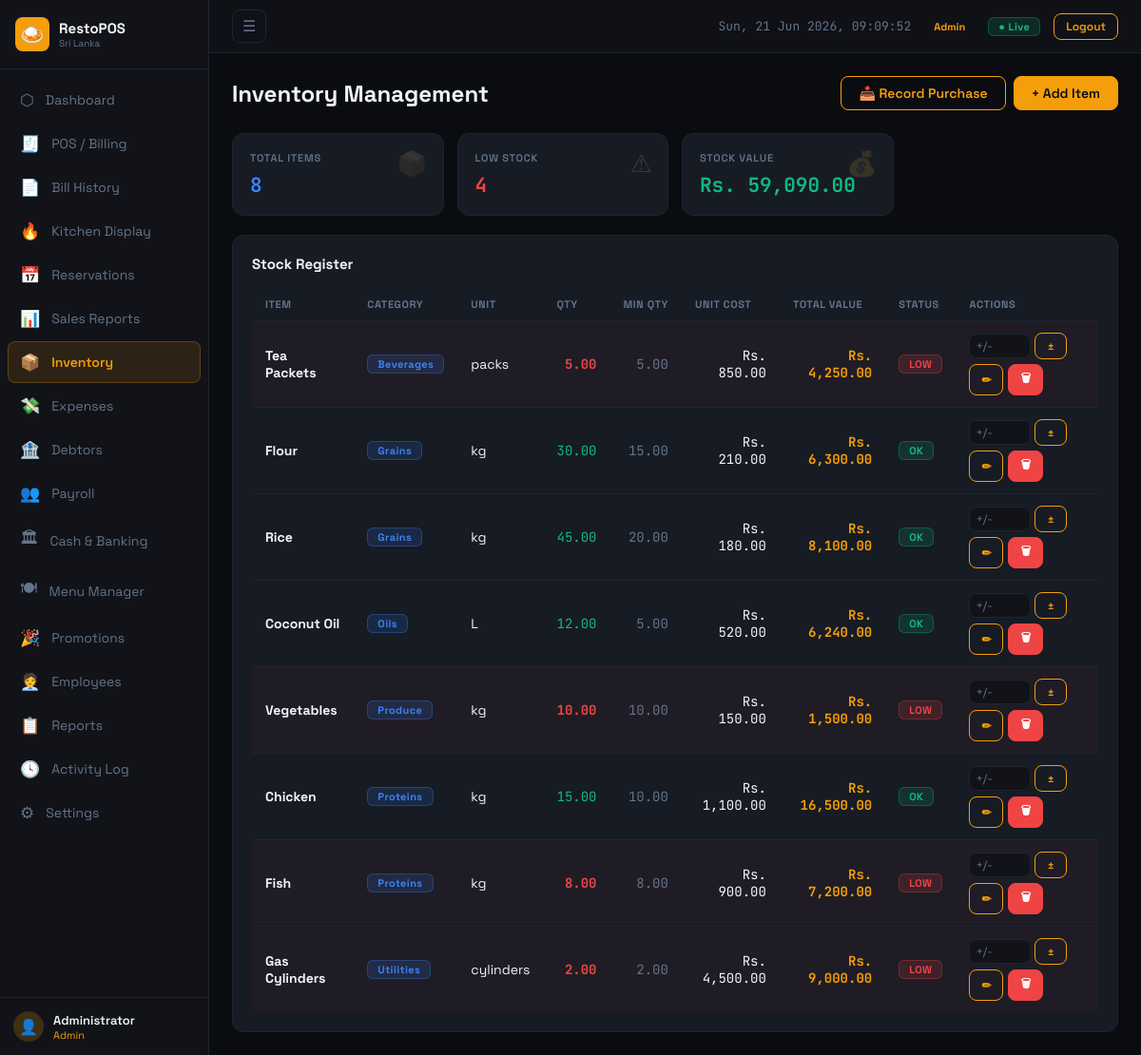
Screenshot of /modules/inventory.php (signed in) with the database file from the repository.
### tables this page shows
CREATE TABLE inventory_items (
    id INT AUTO_INCREMENT PRIMARY KEY,
    category_id INT,
    name VARCHAR(150) NOT NULL,
    unit VARCHAR(20) DEFAULT 'kg',
    qty DECIMAL(10,3) DEFAULT 0,
    min_qty DECIMAL(10,3) DEFAULT 0,
    unit_cost DECIMAL(10,2) DEFAULT 0,
    active TINYINT(1) DEFAULT 1,
    updated_at TIMESTAMP DEFAULT CURRENT_TIMESTAMP ON UPDATE CURRENT_TIMESTAMP,
    FOREIGN KEY (category_id) REFERENCES inventory_categories(id)
);

CREATE TABLE inventory_categories (
    id INT AUTO_INCREMENT PRIMARY KEY,
    name VARCHAR(100) NOT NULL
);

### includes/config.php (called while the page is built, shortened)
<?php
function fmt(float $n): string {
    return CURRENCY . ' ' . number_format($n, 2);
}

### modules/inventory.php (the view, shortened to what this page needs)
<?php
require_once '../includes/config.php';
$db = getDB();
$items = $db->query("SELECT ii.*, ic.name as cat FROM inventory_items ii JOIN inventory_categories ic ON ii.category_id=ic.id ORDER BY ic.name,ii.name")->fetchAll();
$low   = array_filter($items, fn($i)=>$i['qty']<=$i['min_qty']);
$totalValue = array_sum(array_map(fn($i)=>$i['qty']*$i['unit_cost'], $items));
include '../includes/header.php';
?>
<div class="page-header">
  <div class="page-title">Inventory Management</div>
  <div style="display:flex;gap:8px">
    <button class="btn btn-outline" onclick="openModal('modalPurchase')">📥 Record Purchase</button>
    <button class="btn" onclick="openModal('modalAddItem')">+ Add Item</button>
  </div>
</div>
<div class="stats-grid mb-20">
  <div class="stat-card"><span class="stat-icon">📦</span><div class="stat-label">Total Items</div><div class="stat-value text-blue"><?=count($items)?></div></div>
  <div class="stat-card"><span class="stat-icon">⚠</span><div class="stat-label">Low Stock</div><div class="stat-value text-red"><?=count($low)?></div></div>
  <div class="stat-card"><span class="stat-icon">💰</span><div class="stat-label">Stock Value</div><div class="stat-value text-green"><?=fmt($totalValue)?></div></div>
</div>
<div class="card">
  <div class="card-title">Stock Register</div>
  <div class="table-wrap">
    <table class="data-table">
      <thead>
        <tr><th>Item</th><th>Category</th><th>Unit</th><th class="text-right">Qty</th><th class="text-right">Min Qty</th><th class="text-right">Unit Cost</th><th class="text-right">Total Value</th><th>Status</th><th>Actions</th></tr>
      </thead>
      <tbody>
      <?php foreach ($items as $i): $isLow=($i['qty']<=$i['min_qty']); ?>
        <tr style="<?=$isLow?'background:rgba(239,68,68,.04)':''?>">
          <td class="fw-700"><?=htmlspecialchars($i['name'])?></td>
          <td><span class="badge badge-blue"><?=htmlspecialchars($i['cat'])?></span></td>
          <td><?=$i['unit']?></td>
          <td class="text-right mono <?=$isLow?'text-red fw-700':'text-green'?>"><?=number_format($i['qty'],2)?></td>
          <td class="text-right mono text-muted"><?=number_format($i['min_qty'],2)?></td>
          <td class="text-right mono"><?=fmt($i['unit_cost'])?></td>
          <td class="text-right mono text-accent fw-700"><?=fmt($i['qty']*$i['unit_cost'])?></td>
          <td><span class="badge <?=$isLow?'badge-red':'badge-green'?>"><?=$isLow?'LOW':'OK'?></span></td>
          <td>
            <div style="display:flex;gap:5px;flex-wrap:wrap">
              <form method="POST" style="display:inline-flex;gap:4px;align-items:center">
                <input type="number" name="adjust_qty" step="0.01" placeholder="+/-" class="form-control" style="width:65px;padding:4px 6px;font-size:12px">
                <button class="btn btn-sm btn-outline">±</button>
              </form>
              <button class="btn btn-sm btn-outline"
                data-id="<?=$i['id']?>"
                data-name="<?=htmlspecialchars($i['name'],ENT_QUOTES)?>"
                data-cat="<?=$i['category_id']?>"
                data-unit="<?=htmlspecialchars($i['unit'],ENT_QUOTES)?>"
                data-qty="<?=$i['qty']?>"
                data-min="<?=$i['min_qty']?>"
                data-cost="<?=$i['unit_cost']?>"
                onclick="openEditItem(this)">✏</button>
              <form method="POST" style="display:inline" onsubmit="return confirm('Delete <?=htmlspecialchars($i['name'])?>?')">
                <button class="btn btn-sm btn-red">🗑</button>
              </form>
            </div>
          </td>
        </tr>
      <?php endforeach; ?>
      </tbody>
    </table>
  </div>
</div>
<?php include '../includes/footer.php'; ?>

### assets/css/style.css (style rules this page uses)
:root { --bg: #0a0c10; --surface: #111318; --card: #161b24; --border: #1e2530; --accent: #f59e0b; --accent2: #92400e; --green: #10b981; --red: #ef4444; --blue: #3b82f6; --purple: #8b5cf6; --text: #f1f5f9; --muted: #64748b; --sidebar-w:220px; }
*,*::before,*::after { box-sizing:border-box; margin:0; padding:0; }
html { font-size:15px; }
body { font-family:'Space Grotesk',sans-serif; background:var(--bg); color:var(--text); min-height:100vh; }
button,input,select,textarea { font-family:inherit; }
.page-header { display:flex; justify-content:space-between; align-items:center; margin-bottom:24px; flex-wrap:wrap; gap:12px; }
.page-title { font-size:24px; font-weight:700; }
.card { background:var(--card); border:1px solid var(--border); border-radius:12px; padding:20px; }
.card-title { font-weight:700; font-size:15px; margin-bottom:16px; }
.stats-grid { display:grid; grid-template-columns:repeat(auto-fill,minmax(190px,1fr)); gap:14px; margin-bottom:20px; }
.stat-card { background:var(--card); border:1px solid var(--border); border-radius:12px; padding:18px; position:relative; overflow:hidden; }
.stat-icon { position:absolute; top:14px; right:16px; font-size:26px; opacity:.14; }
.stat-label { font-size:11px; color:var(--muted); font-weight:600; letter-spacing:.8px; text-transform:uppercase; margin-bottom:8px; }
.stat-value { font-size:21px; font-weight:700; font-family:'JetBrains Mono',monospace; }
.btn { display:inline-flex; align-items:center; gap:6px; padding:8px 18px; border-radius:8px; font-size:14px; font-weight:600; border:1px solid var(--accent); background:var(--accent); color:#0a0c10; cursor:pointer; transition:all .15s; white-space:nowrap; }
.btn-sm { padding:5px 12px; font-size:12px; }
.btn-outline { background:transparent; color:var(--accent); }
.btn-red { background:var(--red); border-color:var(--red); color:#fff; }
.badge { display:inline-block; padding:2px 10px; border-radius:6px; font-size:11px; font-weight:700; letter-spacing:.4px; }
.badge-green { background:rgba(16,185,129,.15); color:var(--green); border:1px solid rgba(16,185,129,.3); }
.badge-red { background:rgba(239,68,68,.15); color:var(--red); border:1px solid rgba(239,68,68,.3); }
.badge-blue { background:rgba(59,130,246,.15); color:var(--blue); border:1px solid rgba(59,130,246,.3); }
.form-control { background:var(--surface); border:1px solid var(--border); border-radius:8px; padding:9px 14px; color:var(--text); font-size:14px; font-family:'Space Grotesk',sans-serif; transition:border-color .15s; width:100%; }
.form-control::placeholder { color:var(--muted); }
.table-wrap { overflow-x:auto; }
table.data-table { width:100%; border-collapse:collapse; }
table.data-table th { padding:10px 14px; text-align:left; font-size:11px; color:var(--muted); font-weight:700; text-transform:uppercase; letter-spacing:.6px; border-bottom:1px solid var(--border); white-space:nowrap; }
table.data-table td { padding:12px 14px; border-bottom:1px solid var(--border); font-size:14px; vertical-align:middle; }
table.data-table tr:last-child td { border-bottom:none; }
.text-right { text-align:right; }
.mono { font-family:'JetBrains Mono',monospace; }
.text-green { color:var(--green); }
.text-red { color:var(--red); }
.text-accent { color:var(--accent); }
.text-muted { color:var(--muted); }
.text-blue { color:var(--blue); }
.mb-20 { margin-bottom:20px; }
.fw-700 { font-weight:700; }

### rows the page displays
inventory_items: name "Tea Packets", category.name "Beverages", unit "packs", qty "5.00", min_qty "5.00", unit_cost "Rs. 850.00", fmt($i['qty']*$i['unit_cost']) "Rs. 4,250.00", shows "LOW"
inventory_items: name "Flour", category.name "Grains", unit "kg", qty "30.00", min_qty "15.00", unit_cost "Rs. 210.00", fmt($i['qty']*$i['unit_cost']) "Rs. 6,300.00", shows "OK"
inventory_items: name "Rice", category.name "Grains", unit "kg", qty "45.00", min_qty "20.00", unit_cost "Rs. 180.00", fmt($i['qty']*$i['unit_cost']) "Rs. 8,100.00", shows "OK"
inventory_items: name "Coconut Oil", category.name "Oils", unit "L", qty "12.00", min_qty "5.00", unit_cost "Rs. 520.00", fmt($i['qty']*$i['unit_cost']) "Rs. 6,240.00", shows "OK"
inventory_items: name "Vegetables", category.name "Produce", unit "kg", qty "10.00", min_qty "10.00", unit_cost "Rs. 150.00", fmt($i['qty']*$i['unit_cost']) "Rs. 1,500.00", shows "LOW"
inventory_items: name "Chicken", category.name "Proteins", unit "kg", qty "15.00", min_qty "10.00", unit_cost "Rs. 1,100.00", fmt($i['qty']*$i['unit_cost']) "Rs. 16,500.00", shows "OK"
inventory_items: name "Fish", category.name "Proteins", unit "kg", qty "8.00", min_qty "8.00", unit_cost "Rs. 900.00", fmt($i['qty']*$i['unit_cost']) "Rs. 7,200.00", shows "LOW"
inventory_items: name "Gas Cylinders", category.name "Utilities", unit "cylinders", qty "2.00", min_qty "2.00", unit_cost "Rs. 4,500.00", fmt($i['qty']*$i['unit_cost']) "Rs. 9,000.00", shows "LOW"

### other values shown
$nav['icon'] "⬡"
$nav['label'] "Dashboard"
$nav['icon'] "🧾"
$nav['label'] "POS / Billing"
$nav['icon'] "📄"
$nav['label'] "Bill History"
$nav['icon'] "🔥"
$nav['label'] "Kitchen Display"
$nav['icon'] "📅"
$nav['label'] "Reservations"
$nav['icon'] "📊"
$nav['label'] "Sales Reports"
$nav['icon'] "📦"
$nav['label'] "Inventory"
$nav['icon'] "💸"
